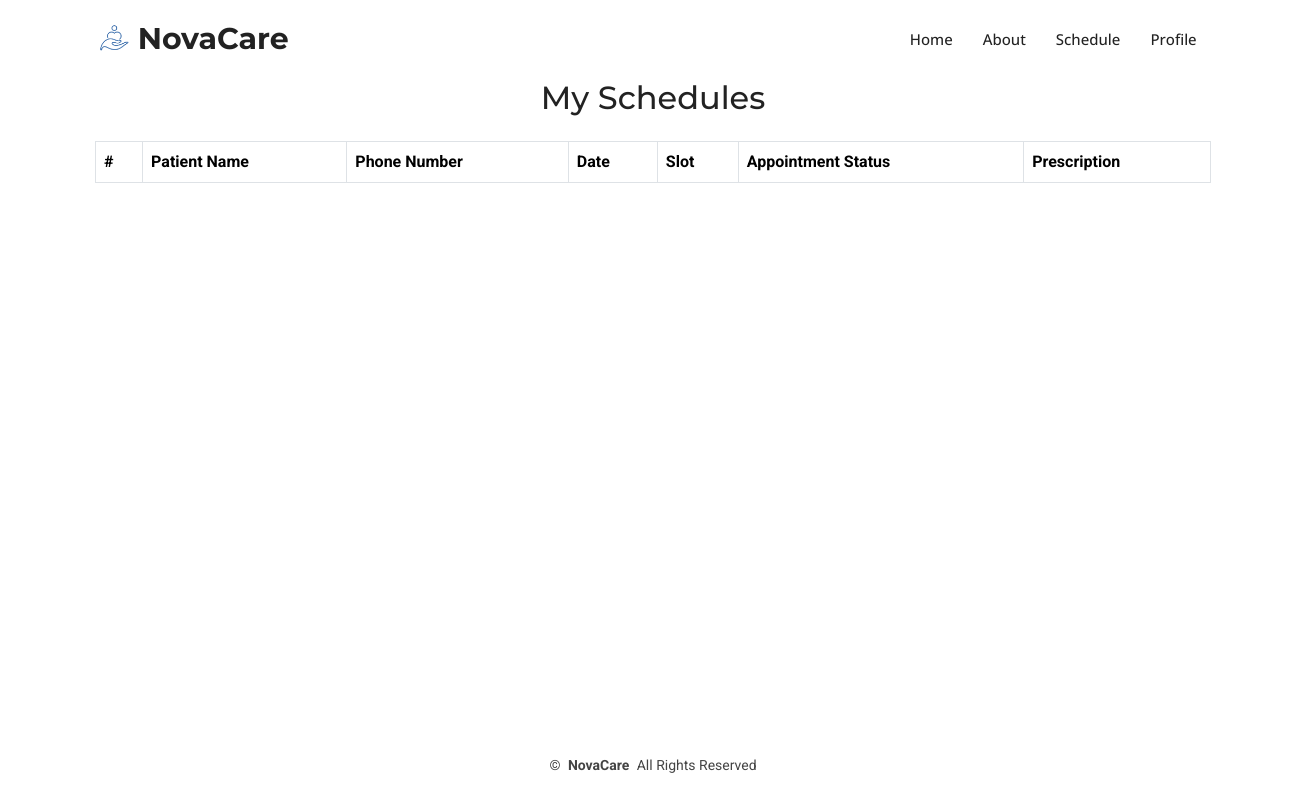
The app's page /staffapp/schedule (signed in), older data.
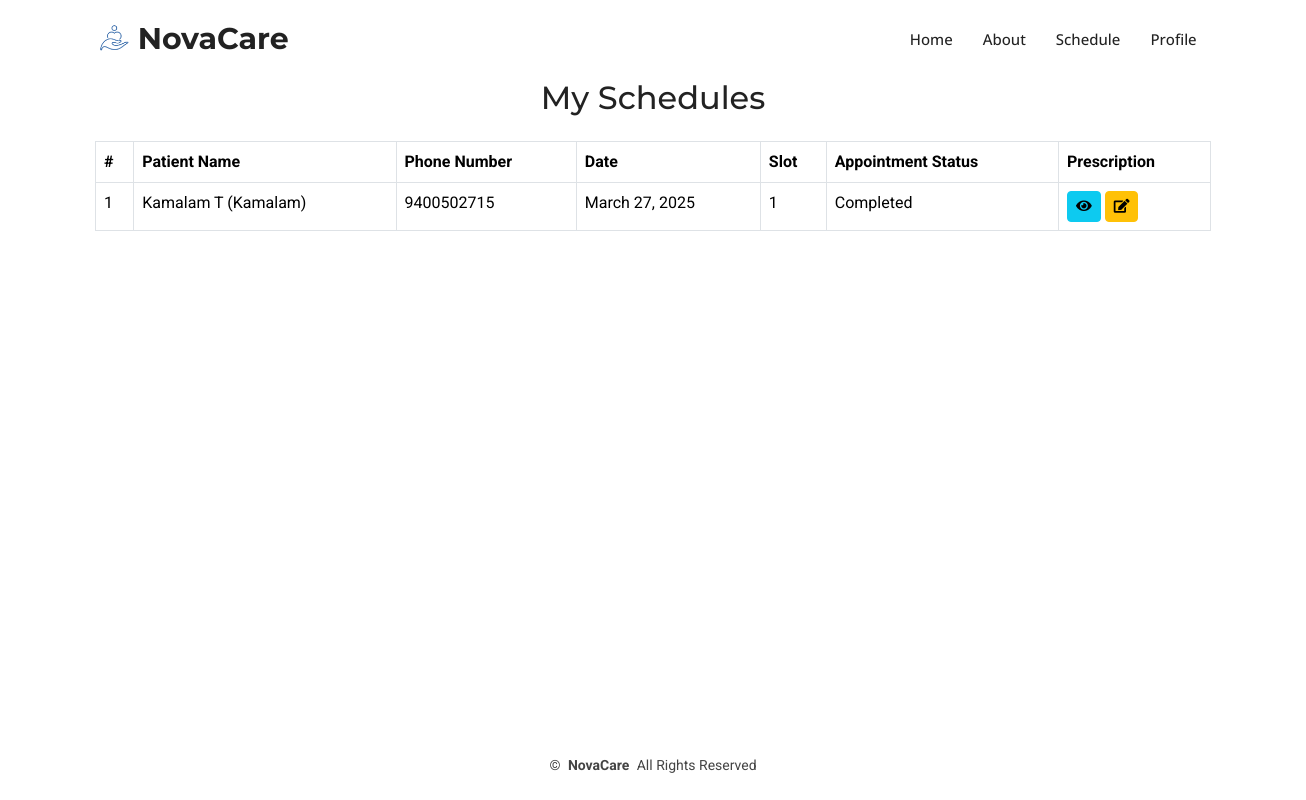
The same page, newer data.
### HospitalApp/models.py (models this page shows, shortened)
class Appointment(models.Model):
    STATUS_CHOICES = [('Booked', 'Booked'), ('Completed', 'Completed'), ('Cancelled', 'Cancelled')]
    SLOT_CHOICES = [(i, f"Slot {i}") for i in range(1, 6)]  # 5 predefined slots
    patient = models.ForeignKey(Patient, on_delete=models.CASCADE, related_name='appointments')
    doctor = models.ForeignKey(Doctor, on_delete=models.CASCADE, related_name='appointments')
    appointment_date = models.DateField()
    appointment_slot = models.IntegerField(choices=SLOT_CHOICES)
    phone = models.CharField(
        max_length=15,
        validators=[RegexValidator(regex=r'^\d{10,15}$', message="Enter a valid phone number")]
    )
    status = models.CharField(max_length=25, choices=STATUS_CHOICES, default='Booked')
    notes = models.TextField(blank=True, null=True)
    prescription = models.TextField(blank=True, null=True)
    is_booked = models.BooleanField(default=False, editable=False)  # Auto-set when booked, hidden from forms

class Patient(models.Model):
    GENDER_CHOICES = [('Male', 'Male'), ('Female', 'Female'), ('Other', 'Other')]
    user = models.OneToOneField(CustomUser, on_delete=models.CASCADE, related_name="patient_profile")
    name = models.CharField(max_length=100)
    dob = models.DateField(verbose_name="Date of Birth")
    gender = models.CharField(max_length=10, choices=GENDER_CHOICES, verbose_name="Gender")
    phone = models.CharField(max_length=15, validators=[RegexValidator(regex=r'^\d{10,15}$', message="Enter a valid phone number")])
    email = models.EmailField()
    emergency_contact = models.CharField(max_length=15, validators=[RegexValidator(regex=r'^\d{10,15}$', message="Enter a valid phone number")])
    address_line1 = models.CharField(max_length=100)
    address_line2 = models.CharField(max_length=100, blank=True, null=True)
    admission_date = models.DateTimeField(default=now)
    updated_at = models.DateTimeField(auto_now=True)
    has_completed_details = models.BooleanField(default=False)
    profile_photo = models.ImageField(upload_to='media/profile_photos/', blank=True, null=True)
    def __str__(self):
        return f"{self.name} ({self.user.username})"

class CustomUser(AbstractUser):
    USER_TYPES = (
        ('patient', 'Patient'),
        ('doctor', 'Doctor'),
        ('admin', 'Admin'),
    )
    user_type = models.CharField(max_length=10, choices=USER_TYPES, default='patient')
    email = models.EmailField(unique=True)
    username = models.CharField(max_length=150, unique=True)
    class Meta:
        verbose_name = "User"
        verbose_name_plural = "Users"
        ordering = ['id']

### StaffApp/views.py (the view)
# urls.py: path('schedule', views.schedule, name='schedule'),
@login_required(login_url='staff_login')
def schedule(request):
    now = timezone.now().date()
    doctor = get_object_or_404(Doctor, user=request.user)
    appointments = Appointment.objects.filter(doctor=doctor)
    return render(request,'StaffApp/staff_template/schedules.html', {'doctor': doctor, 'appointments': appointments  })

### templates/StaffApp/staff_template/schedules.html (shortened to what this page needs)
{% extends 'StaffApp/staff_template/staff_base.html' %}
{% load static %}
{% block extra_css %}
<link rel="stylesheet" href="https://cdnjs.cloudflare.com/ajax/libs/font-awesome/5.15.4/css/all.min.css">
{% endblock %}
{% block content %}
<div class="container">
    <h2 class="text-center mb-4">My Schedules</h2>
    <table class="table table-bordered">
        <thead>
            <tr>
                <th>#</th>
                <th>Patient Name</th>
                <th>Phone Number</th>
                <th>Date</th>
                <th>Slot</th>
                <th>Appointment Status</th>
                <th>Prescription</th>
            </tr>
        </thead>
        <tbody>
            {% for appointment in appointments %}
            <tr>
                <td>{{ forloop.counter }}</td>
                <td>{{ appointment.patient }}</td>
                <td>{{ appointment.phone }}</td>
                <td>{{ appointment.appointment_date }}</td>
                <td>{{ appointment.appointment_slot }}</td>
                <td><span >{{ appointment.status}}</span></td>
                <td>
                    <a href="{% url 'view_prescription' appointment.id %}" class="btn btn-info btn-sm" title="View Prescription">
                        <i class="fas fa-eye"></i>
                    </a>
                    <a href="{% url 'add_prescription' appointment.id %}" class="btn btn-warning btn-sm" title="Edit Prescription">
                        <i class="fas fa-edit"></i>
                    </a>
                </td>
            </tr>
            {% endfor %}
        </tbody>
    </table>
</div>
{% endblock %}

Row changes from the older to the newer data that the page shows:
added Appointment: patient "Kamalam T (Kamalam)", phone "9400502715", appointment_date "March 27, 2025", appointment_slot "1", status "Completed"
